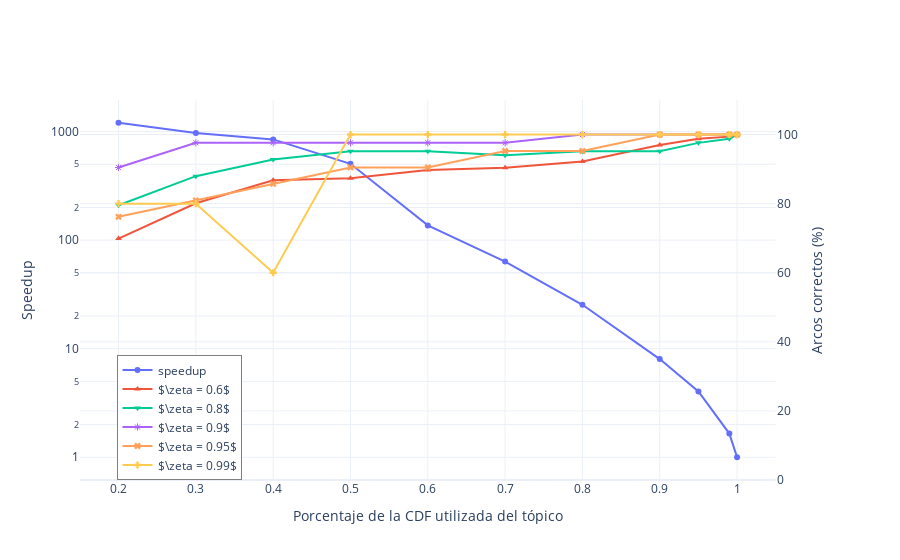

Notebook code for this chart:
### Code cell
fig = make_subplots(specs=[[{"secondary_y": True}]])
fig.update_layout(template="plotly_white")

# speedup
fig.add_trace(
    go.Scatter(x = df["q"], y = df["speedup"], name = r"speedup",
               line = dict(color = "#636EFA", width = 2), 
               marker_symbol = "circle", marker_size = 6),
    secondary_y = False
)

# error

fig.add_trace(
    go.Scatter(x = df["q"], y = 100*(1-df["0.6"]), name = r'$\zeta = 0.6$',
               line = dict(color = "#EF553B", width = 2),
               marker_symbol = "triangle-up", marker_size = 6),
    secondary_y = True
)

fig.add_trace(
    go.Scatter(x = df["q"], y = 100*(1-df["0.8"]), name = r'$\zeta = 0.8$',
               line = dict(color = '#00CC96', width = 2),
               marker_symbol = "triangle-down", marker_size = 6),
    secondary_y = True
)

fig.add_trace(
    go.Scatter(x = df["q"], y = 100*(1-df["0.9"]), name = r'$\zeta = 0.9$',
              line = dict(color = '#AB63FA', width = 2),
              marker_symbol = "asterisk-open", marker_size = 6),
    secondary_y = True
)

fig.add_trace(
    go.Scatter(x = df["q"], y = 100*(1-df["0.95"]), name = r'$\zeta = 0.95$',
               line = dict(color = '#FFA15A', width = 2),
               marker_symbol = "x", marker_size = 6),
    secondary_y = True
)

fig.add_trace(
    go.Scatter(x = df["q"], y = 100*(1-df["0.99"]), name = r'$\zeta = 0.99$',
               line = dict(color = '#FECB52', width = 2),
               marker_symbol = "cross", marker_size = 6),
    secondary_y = True
)

fig.update_xaxes(title_text="Porcentaje de la CDF utilizada del tópico")
fig.update_yaxes(type = "log", secondary_y = False) 
fig.update_yaxes(range = (0, 110), secondary_y = True)
fig.update_yaxes(title_text = "Speedup", secondary_y = False)
fig.update_yaxes(title_text = "Arcos correctos (%)", secondary_y = True)
fig.update_layout(legend = dict(yanchor="bottom", y=0.0, 
                                xanchor="left",x=0.05, 
                                bordercolor="Black", borderwidth=0.5))
fig.show()

### Figure 1 — Plotly figure (JSON) as saved in the notebook; plotly's stock layout.template omitted (floating-point values rounded to 4 significant figures)
{"data": [{"line": {"color": "#636EFA", "width": 2}, "marker": {"size": 6, "symbol": "circle"}, "name": "speedup", "type": "scatter", "x": [0.2, 0.3, 0.4, 0.5, 0.6, 0.7, 0.8, 0.9, 0.95, 0.99, 1], "xaxis": "x", "y": [1207.0, 971.4, 847.9, 505.3, 136.8, 63.5, 25.38, 8.024, 4.037, 1.652, 1], "yaxis": "y"}, {"line": {"color": "#EF553B", "width": 2}, "marker": {"size": 6, "symbol": "triangle-up"}, "name": "$\\zeta = 0.6$", "type": "scatter", "x": [0.2, 0.3, 0.4, 0.5, 0.6, 0.7, 0.8, 0.9, 0.95, 0.99, 1], "xaxis": "x", "y": [69.88, 80.12, 86.75, 87.35, 89.76, 90.36, 92.17, 96.99, 98.8, 99.4, 100], "yaxis": "y2"}, {"line": {"color": "#00CC96", "width": 2}, "marker": {"size": 6, "symbol": "triangle-down"}, "name": "$\\zeta = 0.8$", "type": "scatter", "x": [0.2, 0.3, 0.4, 0.5, 0.6, 0.7, 0.8, 0.9, 0.95, 0.99, 1], "xaxis": "x", "y": [79.52, 87.95, 92.77, 95.18, 95.18, 93.98, 95.18, 95.18, 97.59, 98.8, 100], "yaxis": "y2"}, {"line": {"color": "#AB63FA", "width": 2}, "marker": {"size": 6, "symbol": "asterisk-open"}, "name": "$\\zeta = 0.9$", "type": "scatter", "x": [0.2, 0.3, 0.4, 0.5, 0.6, 0.7, 0.8, 0.9, 0.95, 0.99, 1], "xaxis": "x", "y": [90.48, 97.62, 97.62, 97.62, 97.62, 97.62, 100, 100, 100, 100, 100], "yaxis": "y2"}, {"line": {"color": "#FFA15A", "width": 2}, "marker": {"size": 6, "symbol": "x"}, "name": "$\\zeta = 0.95$", "type": "scatter", "x": [0.2, 0.3, 0.4, 0.5, 0.6, 0.7, 0.8, 0.9, 0.95, 0.99, 1], "xaxis": "x", "y": [76.19, 80.95, 85.71, 90.48, 90.48, 95.24, 95.24, 100, 100, 100, 100], "yaxis": "y2"}, {"line": {"color": "#FECB52", "width": 2}, "marker": {"size": 6, "symbol": "cross"}, "name": "$\\zeta = 0.99$", "type": "scatter", "x": [0.2, 0.3, 0.4, 0.5, 0.6, 0.7, 0.8, 0.9, 0.95, 0.99, 1], "xaxis": "x", "y": [80, 80, 60, 100, 100, 100, 100, 100, 100, 100, 100], "yaxis": "y2"}], "layout": {"legend": {"bordercolor": "Black", "borderwidth": 0.5, "x": 0.05, "xanchor": "left", "y": 0, "yanchor": "bottom"}, "xaxis": {"anchor": "y", "domain": [0, 0.94], "title": {"text": "Porcentaje de la CDF utilizada del tópico"}}, "yaxis": {"anchor": "x", "domain": [0, 1], "title": {"text": "Speedup"}, "type": "log"}, "yaxis2": {"anchor": "x", "overlaying": "y", "range": [0, 110], "side": "right", "title": {"text": "Arcos correctos (%)"}}}}
